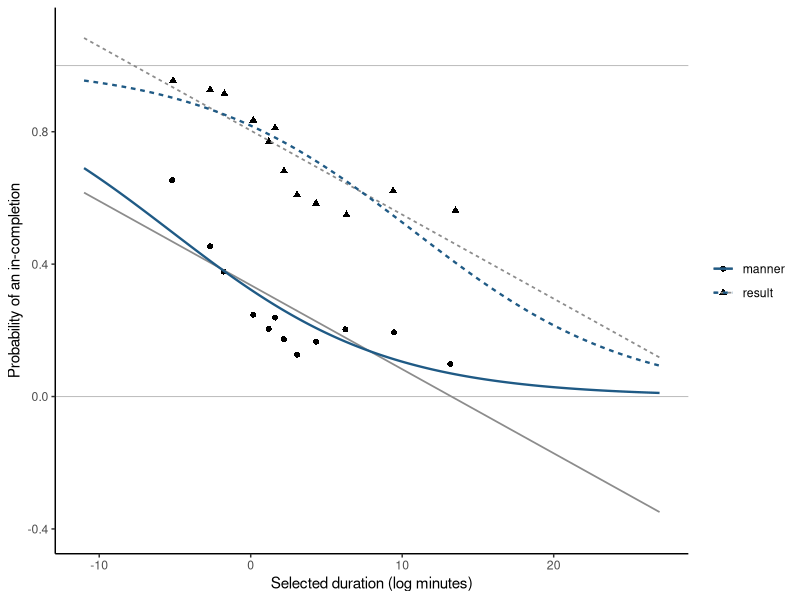

Generate this figure with R:
## ---- chunk 1
#| label: load-supertelicity
#| echo: true
st <- read.csv("data/supertelicity/supertelicity-cloze.csv")
stopifnot(nrow(st) == 9160L, all(st$prep_in %in% 0:1))
st$verb_type <- factor(st$verb_type, levels = c("manner", "result"))
st$duration_centered <- st$log_duration_minutes -
  mean(st$log_duration_minutes, na.rm = TRUE)
st_duration <- st[!is.na(st$duration_centered), ]
c(rows = nrow(st), duration_rows = nrow(st_duration),
  participants = length(unique(st$participant_id)),
  sentences = length(unique(st$sentence_id)))
## ---- chunk 2
#| label: fit-support-models
#| echo: true
lpm <- lm(prep_in ~ duration_centered + verb_type, data = st_duration)
logit_fit <- glm(prep_in ~ duration_centered + verb_type,
                 family = binomial(link = "logit"), data = st_duration)
grid <- expand.grid(
  duration_centered = seq(min(st_duration$duration_centered),
                          max(st_duration$duration_centered), length.out = 201L),
  verb_type = levels(st_duration$verb_type)
)
grid$log_duration_minutes <- grid$duration_centered +
  mean(st$log_duration_minutes, na.rm = TRUE)
grid$linear <- predict(lpm, newdata = grid)
grid$logistic <- predict(logit_fit, newdata = grid, type = "response")
breaks <- unique(quantile(st_duration$log_duration_minutes,
                          probs = seq(0, 1, length.out = 13L)))
st_duration$duration_bin <- cut(st_duration$log_duration_minutes,
                                breaks, include.lowest = TRUE)
binned <- aggregate(cbind(prep_in, log_duration_minutes) ~ duration_bin + verb_type,
                    st_duration, mean)
range(grid$linear)
## ---- chunk 3
#| label: plot-support-models
#| echo: true
library(ggplot2)
ggplot() +
  geom_hline(yintercept = c(0, 1), color = "grey75", linewidth = .35) +
  geom_point(data = binned,
             aes(log_duration_minutes, prep_in, shape = verb_type), size = 1.7) +
  geom_line(data = grid, aes(log_duration_minutes, linear, linetype = verb_type),
            color = "grey55", linewidth = .6) +
  geom_line(data = grid, aes(log_duration_minutes, logistic, linetype = verb_type),
            color = "#1F5A85", linewidth = .8) +
  coord_cartesian(ylim = c(-.4, 1.1)) +
  labs(x = "Selected duration (log minutes)",
       y = "Probability of an in-completion", shape = NULL, linetype = NULL) +
  theme_classic()
